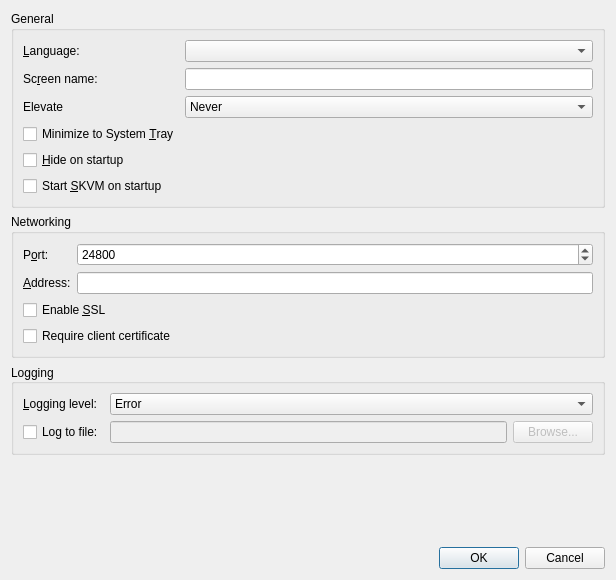
<?xml version="1.0" encoding="UTF-8"?>
<ui version="4.0">
 <class>SettingsDialogBase</class>
 <widget class="QDialog" name="SettingsDialogBase">
  <property name="geometry">
   <rect>
    <x>0</x>
    <y>0</y>
    <width>616</width>
    <height>580</height>
   </rect>
  </property>
  <property name="windowTitle">
   <string>Settings</string>
  </property>
  <layout class="QVBoxLayout" name="verticalLayout">
   <item>
    <widget class="QGroupBox" name="m_pGroupGeneral">
     <property name="enabled">
      <bool>true</bool>
     </property>
     <property name="sizePolicy">
      <sizepolicy hsizetype="Preferred" vsizetype="Preferred">
       <horstretch>0</horstretch>
       <verstretch>0</verstretch>
      </sizepolicy>
     </property>
     <property name="title">
      <string>General</string>
     </property>
     <layout class="QFormLayout" name="formLayout">
      <property name="fieldGrowthPolicy">
       <enum>QFormLayout::AllNonFixedFieldsGrow</enum>
      </property>
      <item row="0" column="0">
       <widget class="QLabel" name="m_pLabel_27">
        <property name="sizePolicy">
         <sizepolicy hsizetype="Preferred" vsizetype="Preferred">
          <horstretch>0</horstretch>
          <verstretch>0</verstretch>
         </sizepolicy>
        </property>
        <property name="minimumSize">
         <size>
          <width>75</width>
          <height>0</height>
         </size>
        </property>
        <property name="text">
         <string>&amp;Language:</string>
        </property>
        <property name="buddy">
         <cstring>m_pComboLanguage</cstring>
        </property>
       </widget>
      </item>
      <item row="0" column="1">
       <widget class="QComboBox" name="m_pComboLanguage"/>
      </item>
      <item row="1" column="0">
       <widget class="QLabel" name="m_pLabel_19">
        <property name="minimumSize">
         <size>
          <width>75</width>
          <height>0</height>
         </size>
        </property>
        <property name="text">
         <string>Sc&amp;reen name:</string>
        </property>
        <property name="buddy">
         <cstring>m_pLineEditScreenName</cstring>
        </property>
       </widget>
      </item>
      <item row="1" column="1">
       <widget class="QLineEdit" name="m_pLineEditScreenName">
        <property name="enabled">
         <bool>true</bool>
        </property>
       </widget>
      </item>
      <item row="2" column="0">
       <widget class="QLabel" name="m_pLabelElevate">
        <property name="text">
         <string>Elevate</string>
        </property>
       </widget>
      </item>
      <item row="2" column="1">
       <widget class="QComboBox" name="m_pComboElevate">
        <property name="toolTip">
         <string>Specify when the SKVM service should run at an elevated privilege level</string>
        </property>
        <property name="currentIndex">
         <number>2</number>
        </property>
        <item>
         <property name="text">
          <string>As Needed</string>
         </property>
        </item>
        <item>
         <property name="text">
          <string>Always</string>
         </property>
        </item>
        <item>
         <property name="text">
          <string>Never</string>
         </property>
        </item>
       </widget>
      </item>
      <item row="3" column="0">
       <widget class="QCheckBox" name="m_pCheckBoxMinimizeToTray">
        <property name="text">
         <string>Minimize to System &amp;Tray</string>
        </property>
       </widget>
      </item>
      <item row="4" column="0">
       <widget class="QCheckBox" name="m_pCheckBoxAutoHide">
        <property name="text">
         <string>&amp;Hide on startup</string>
        </property>
       </widget>
      </item>
      <item row="5" column="0">
       <widget class="QCheckBox" name="m_pCheckBoxAutoStart">
        <property name="text">
         <string>Start &amp;SKVM on startup</string>
        </property>
       </widget>
      </item>
     </layout>
    </widget>
   </item>
   <item>
    <widget class="QGroupBox" name="m_pGroupNetworking">
     <property name="title">
      <string>Networking</string>
     </property>
     <layout class="QGridLayout" name="gridLayout_3">
      <item row="1" column="0">
       <widget class="QLabel" name="m_pLabel_21">
        <property name="text">
         <string>&amp;Address:</string>
        </property>
        <property name="buddy">
         <cstring>m_pLineEditInterface</cstring>
        </property>
       </widget>
      </item>
      <item row="0" column="0">
       <widget class="QLabel" name="m_pLabel_20">
        <property name="text">
         <string>P&amp;ort:</string>
        </property>
        <property name="buddy">
         <cstring>m_pSpinBoxPort</cstring>
        </property>
       </widget>
      </item>
      <item row="0" column="1">
       <widget class="QSpinBox" name="m_pSpinBoxPort">
        <property name="enabled">
         <bool>true</bool>
        </property>
        <property name="sizePolicy">
         <sizepolicy hsizetype="MinimumExpanding" vsizetype="Fixed">
          <horstretch>0</horstretch>
          <verstretch>0</verstretch>
         </sizepolicy>
        </property>
        <property name="maximum">
         <number>65535</number>
        </property>
        <property name="value">
         <number>24800</number>
        </property>
       </widget>
      </item>
      <item row="1" column="1">
       <widget class="QLineEdit" name="m_pLineEditInterface">
        <property name="enabled">
         <bool>true</bool>
        </property>
       </widget>
      </item>
      <item row="2" column="0" colspan="2">
       <widget class="QCheckBox" name="m_pCheckBoxEnableCrypto">
        <property name="text">
         <string>Enable &amp;SSL</string>
        </property>
       </widget>
      </item>
      <item row="3" column="0" colspan="2">
       <widget class="QCheckBox" name="checkbox_require_client_certificate">
        <property name="text">
         <string>Require client certificate</string>
        </property>
       </widget>
      </item>
     </layout>
    </widget>
   </item>
   <item>
    <widget class="QGroupBox" name="m_pGroupLog">
     <property name="sizePolicy">
      <sizepolicy hsizetype="Preferred" vsizetype="Preferred">
       <horstretch>0</horstretch>
       <verstretch>0</verstretch>
      </sizepolicy>
     </property>
     <property name="title">
      <string>Logging</string>
     </property>
     <property name="alignment">
      <set>Qt::AlignLeading|Qt::AlignLeft|Qt::AlignVCenter</set>
     </property>
     <property name="flat">
      <bool>false</bool>
     </property>
     <layout class="QGridLayout" name="gridLayout_2">
      <item row="1" column="0">
       <widget class="QCheckBox" name="m_pCheckBoxLogToFile">
        <property name="text">
         <string>Log to file:</string>
        </property>
       </widget>
      </item>
      <item row="1" column="2">
       <widget class="QPushButton" name="m_pButtonBrowseLog">
        <property name="enabled">
         <bool>false</bool>
        </property>
        <property name="text">
         <string>Browse...</string>
        </property>
       </widget>
      </item>
      <item row="0" column="1" colspan="2">
       <widget class="QComboBox" name="m_pComboLogLevel">
        <item>
         <property name="text">
          <string>Error</string>
         </property>
        </item>
        <item>
         <property name="text">
          <string>Warning</string>
         </property>
        </item>
        <item>
         <property name="text">
          <string>Note</string>
         </property>
        </item>
        <item>
         <property name="text">
          <string>Info</string>
         </property>
        </item>
        <item>
         <property name="text">
          <string>Debug</string>
         </property>
        </item>
        <item>
         <property name="text">
          <string>Debug1</string>
         </property>
        </item>
        <item>
         <property name="text">
          <string>Debug2</string>
         </property>
        </item>
       </widget>
      </item>
      <item row="0" column="0">
       <widget class="QLabel" name="m_pLabel_3">
        <property name="minimumSize">
         <size>
          <width>75</width>
          <height>0</height>
         </size>
        </property>
        <property name="text">
         <string>&amp;Logging level:</string>
        </property>
        <property name="buddy">
         <cstring>m_pComboLogLevel</cstring>
        </property>
       </widget>
      </item>
      <item row="1" column="1">
       <widget class="QLineEdit" name="m_pLineEditLogFilename">
        <property name="enabled">
         <bool>false</bool>
        </property>
       </widget>
      </item>
     </layout>
    </widget>
   </item>
   <item>
    <spacer name="verticalSpacer">
     <property name="orientation">
      <enum>Qt::Vertical</enum>
     </property>
     <property name="sizeHint" stdset="0">
      <size>
       <width>20</width>
       <height>40</height>
      </size>
     </property>
    </spacer>
   </item>
   <item>
    <widget class="QDialogButtonBox" name="buttonBox">
     <property name="orientation">
      <enum>Qt::Horizontal</enum>
     </property>
     <property name="standardButtons">
      <set>QDialogButtonBox::Cancel|QDialogButtonBox::Ok</set>
     </property>
    </widget>
   </item>
  </layout>
 </widget>
 <tabstops>
  <tabstop>m_pComboLanguage</tabstop>
  <tabstop>m_pLineEditScreenName</tabstop>
  <tabstop>m_pComboElevate</tabstop>
  <tabstop>m_pCheckBoxMinimizeToTray</tabstop>
  <tabstop>m_pCheckBoxAutoHide</tabstop>
  <tabstop>m_pCheckBoxAutoStart</tabstop>
  <tabstop>m_pSpinBoxPort</tabstop>
  <tabstop>m_pLineEditInterface</tabstop>
  <tabstop>m_pCheckBoxEnableCrypto</tabstop>
  <tabstop>m_pComboLogLevel</tabstop>
  <tabstop>m_pCheckBoxLogToFile</tabstop>
  <tabstop>m_pLineEditLogFilename</tabstop>
  <tabstop>m_pButtonBrowseLog</tabstop>
 </tabstops>
 <resources/>
 <connections>
  <connection>
   <sender>buttonBox</sender>
   <signal>accepted()</signal>
   <receiver>SettingsDialogBase</receiver>
   <slot>accept()</slot>
   <hints>
    <hint type="sourcelabel">
     <x>266</x>
     <y>340</y>
    </hint>
    <hint type="destinationlabel">
     <x>157</x>
     <y>274</y>
    </hint>
   </hints>
  </connection>
  <connection>
   <sender>buttonBox</sender>
   <signal>rejected()</signal>
   <receiver>SettingsDialogBase</receiver>
   <slot>reject()</slot>
   <hints>
    <hint type="sourcelabel">
     <x>334</x>
     <y>340</y>
    </hint>
    <hint type="destinationlabel">
     <x>286</x>
     <y>274</y>
    </hint>
   </hints>
  </connection>
 </connections>
</ui>
